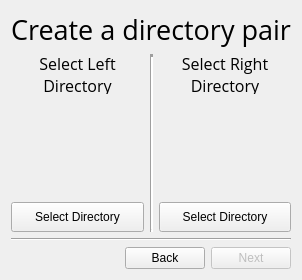
               <widget class="QWidget" name="page_1">
                <layout class="QGridLayout" name="gridLayout_4">
                 <item row="1" column="0">
                  <layout class="QVBoxLayout" name="p1Vert">
                   <item>
                    <layout class="QHBoxLayout" name="p1horz2">
                     <item>
                      <layout class="QVBoxLayout" name="verticalLayout_2">
                       <item>
                        <widget class="QLabel" name="selectLeftLabel">
                         <property name="maximumSize">
                          <size>
                           <width>284</width>
                           <height>40</height>
                          </size>
                         </property>
                         <property name="font">
                          <font>
                           <family>Open Sans</family>
                           <pointsize>12</pointsize>
                          </font>
                         </property>
                         <property name="text">
                          <string>Select Left Directory</string>
                         </property>
                         <property name="alignment">
                          <set>Qt::AlignCenter</set>
                         </property>
                         <property name="wordWrap">
                          <bool>true</bool>
                         </property>
                        </widget>
                       </item>
                       <item>
                        <widget class="QLabel" name="leftDirImage">
                         <property name="minimumSize">
                          <size>
                           <width>96</width>
                           <height>96</height>
                          </size>
                         </property>
                         <property name="text">
                          <string/>
                         </property>
                         <property name="pixmap">
                          <pixmap resource="res.qrc">:/images/LeftFolder.png</pixmap>
                         </property>
                         <property name="alignment">
                          <set>Qt::AlignCenter</set>
                         </property>
                        </widget>
                       </item>
                       <item>
                        <widget class="QPushButton" name="selectLeft">
                         <property name="minimumSize">
                          <size>
                           <width>0</width>
                           <height>30</height>
                          </size>
                         </property>
                         <property name="text">
                          <string>Select Directory</string>
                         </property>
                        </widget>
                       </item>
                      </layout>
                     </item>
                     <item>
                      <widget class="Line" name="line">
                       <property name="lineWidth">
                        <number>3</number>
                       </property>
                       <property name="orientation">
                        <enum>Qt::Vertical</enum>
                       </property>
                      </widget>
                     </item>
                     <item>
                      <layout class="QVBoxLayout" name="p1vert2">
                       <item>
                        <widget class="QLabel" name="selectRightLabel">
                         <property name="maximumSize">
                          <size>
                           <width>284</width>
                           <height>40</height>
                          </size>
                         </property>
                         <property name="font">
                          <font>
                           <family>Open Sans</family>
                           <pointsize>12</pointsize>
                          </font>
                         </property>
                         <property name="text">
                          <string>Select Right Directory</string>
                         </property>
                         <property name="alignment">
                          <set>Qt::AlignCenter</set>
                         </property>
                         <property name="wordWrap">
                          <bool>true</bool>
                         </property>
                        </widget>
                       </item>
                       <item>
                        <widget class="QLabel" name="rightDirImage">
                         <property name="minimumSize">
                          <size>
                           <width>96</width>
                           <height>96</height>
                          </size>
                         </property>
                         <property name="text">
                          <string/>
                         </property>
                         <property name="pixmap">
                          <pixmap resource="res.qrc">:/images/RightFolder.png</pixmap>
                         </property>
                         <property name="alignment">
                          <set>Qt::AlignCenter</set>
                         </property>
                        </widget>
                       </item>
                       <item>
                        <widget class="QPushButton" name="selectRight">
                         <property name="minimumSize">
                          <size>
                           <width>0</width>
                           <height>30</height>
                          </size>
                         </property>
                         <property name="text">
                          <string>Select Directory</string>
                         </property>
                        </widget>
                       </item>
                      </layout>
                     </item>
                    </layout>
                   </item>
                   <item>
                    <widget class="Line" name="line_2">
                     <property name="orientation">
                      <enum>Qt::Horizontal</enum>
                     </property>
                    </widget>
                   </item>
                   <item>
                    <layout class="QHBoxLayout" name="p1horz1">
                     <item>
                      <spacer name="horizontalSpacer">
                       <property name="orientation">
                        <enum>Qt::Horizontal</enum>
                       </property>
                       <property name="sizeHint" stdset="0">
                        <size>
                         <width>40</width>
                         <height>20</height>
                        </size>
                       </property>
                      </spacer>
                     </item>
                     <item>
                      <widget class="QPushButton" name="p1Back">
                       <property name="text">
                        <string>Back</string>
                       </property>
                      </widget>
                     </item>
                     <item>
                      <widget class="QPushButton" name="p1Next">
                       <property name="enabled">
                        <bool>false</bool>
                       </property>
                       <property name="text">
                        <string>Next</string>
                       </property>
                      </widget>
                     </item>
                    </layout>
                   </item>
                  </layout>
                 </item>
                 <item row="0" column="0">
                  <widget class="QLabel" name="p1Title">
                   <property name="font">
                    <font>
                     <family>Open Sans</family>
                     <pointsize>20</pointsize>
                    </font>
                   </property>
                   <property name="text">
                    <string>Create a directory pair</string>
                   </property>
                   <property name="alignment">
                    <set>Qt::AlignCenter</set>
                   </property>
                  </widget>
                 </item>
                </layout>
               </widget>
